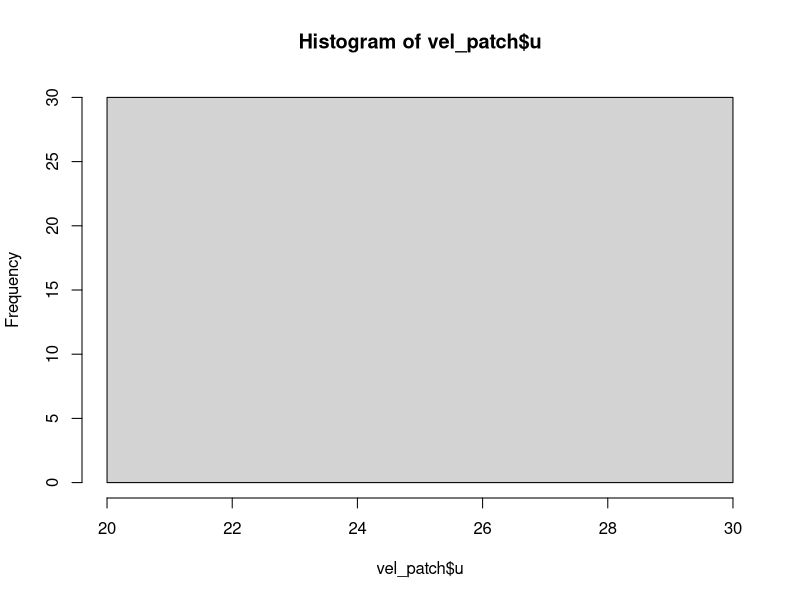
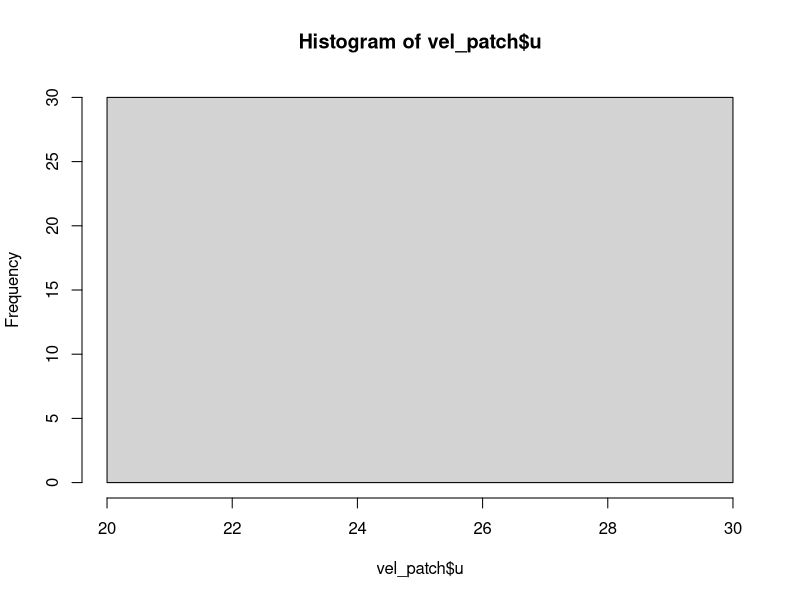
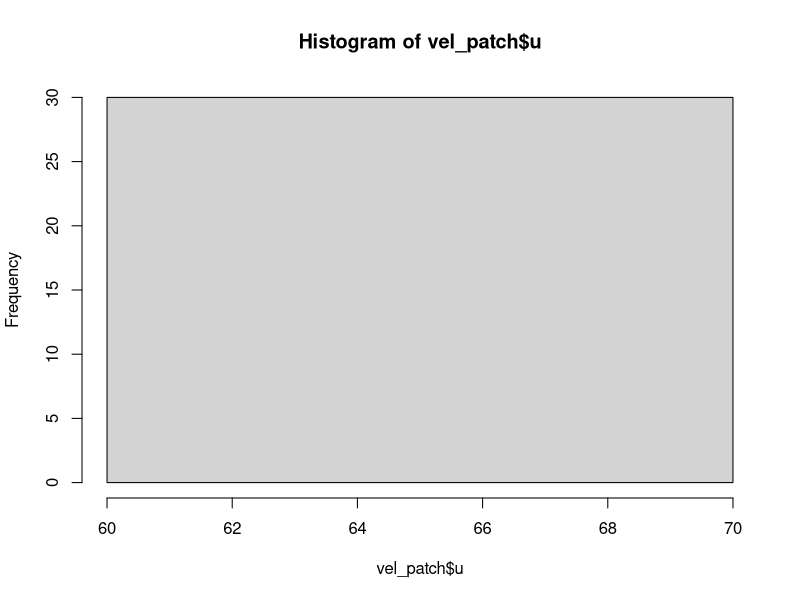
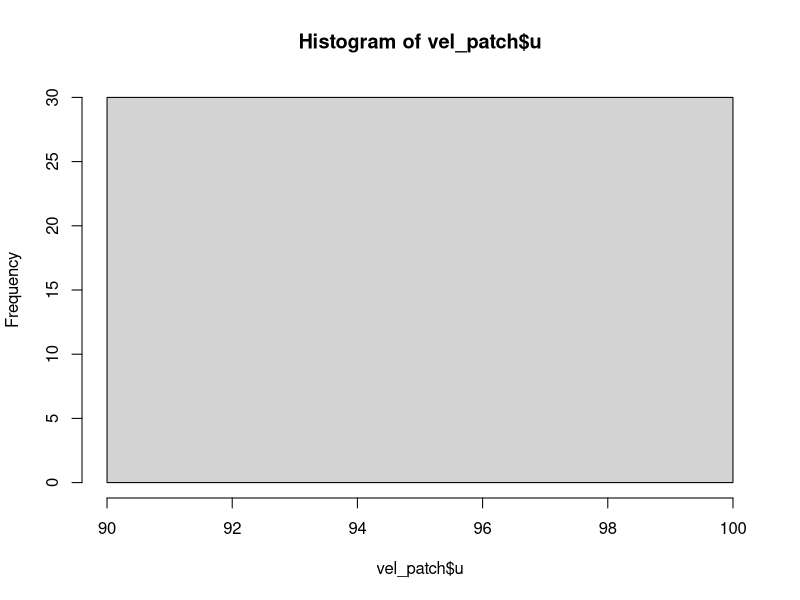
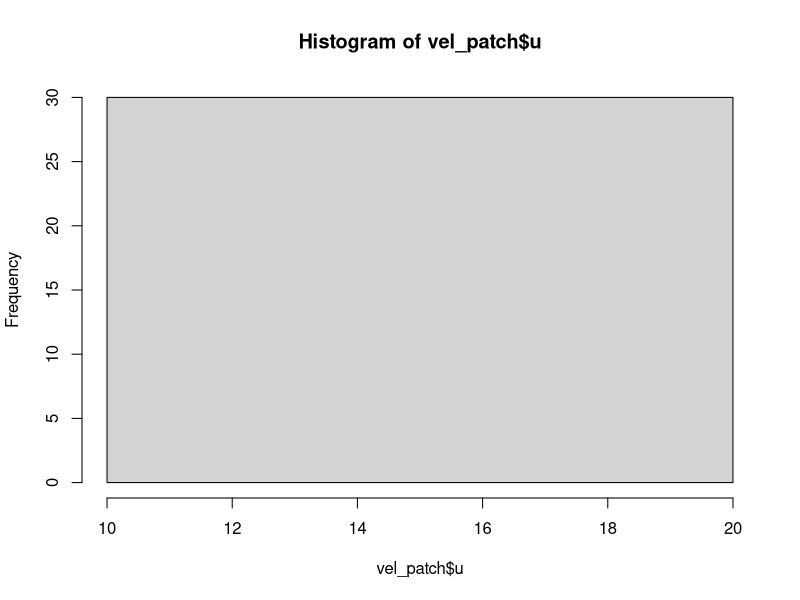
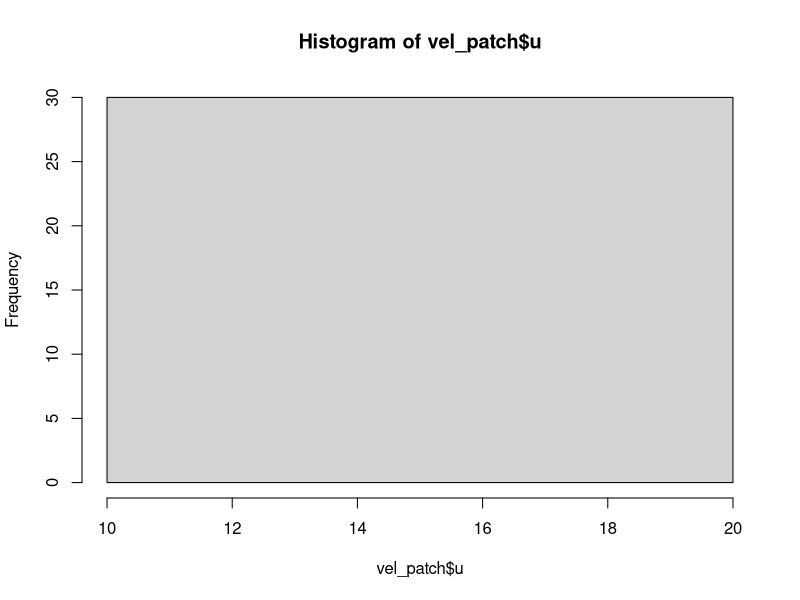
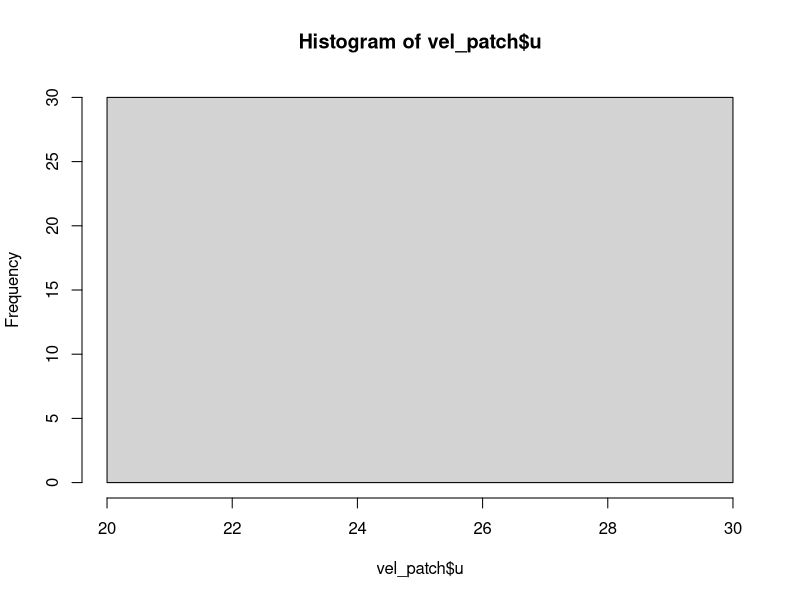
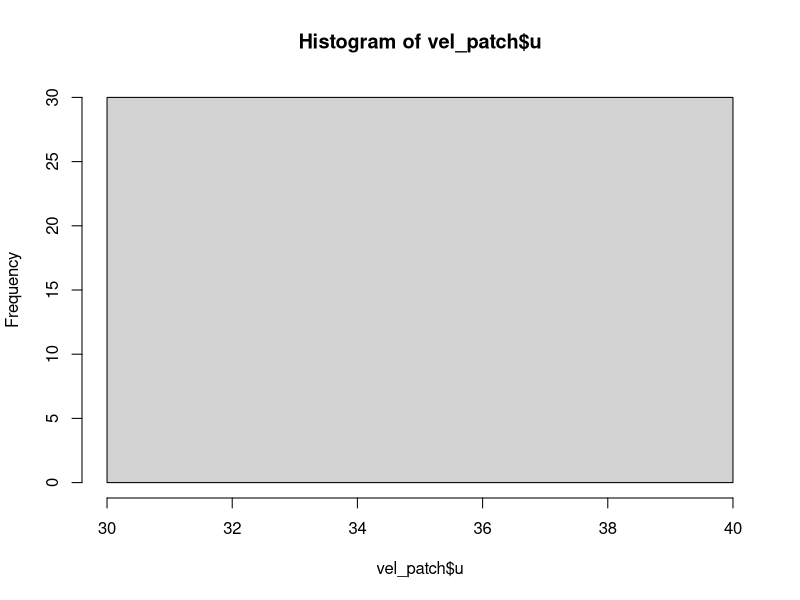

R code for these plots, in order: (Note: this script raises an error after producing the figures.)
## ---- chunk 1
library(dplyr)
## ---- chunk 2

weight_u<-list()
weight_U<-list()
## ---- chunk 3
weight_u<-list()
weight_U<-list()
for(i in 1:99){
m<-runif(1,min=log(10),max=log(100)) #ln of desired mean velocity
s<-runif(1,min=log(1),max=log(1))
l<-runif(1,min=1,max=1) #perc cover to low vel
h<-runif(1,min=1,max=1) #perc cover to high vel
#ln of desired sd velocity
vel_patch <- as.data.frame(rlnorm(30,meanlog = m, sdlog = s))
colnames(vel_patch)<- c("u") #velocity data  
hist(vel_patch$u)
data<- mutate(vel_patch, coverage = ifelse(u > 20, h, l)) #change accordingly
data$cover<- data$coverage/(sum(data$coverage)) #covergae data based on velocity   
data$U<- 1.463*((data$u)^0.4419) #uptake based on known power function
data$weight_U<-data$U*data$cover #weighted U based on variaton in velocity
weight_u[[i]]<-mean(data$u)
weight_U[[i]]<-sum(data$weight_U,na.rm = T)
}
weight_u<-as.data.frame(as.numeric(weight_u))
colnames(weight_u)<- c("u")
weight_U<-as.data.frame(as.numeric(weight_U))
colnames(weight_U)<- c("U")
plot(weight_u$u, weight_U$U,xlim=c(0,100))
hist(vel_patch$u)

## ---- chunk 4
weight_u<-list()
weight_U<-list()
for(i in 1:999){
m<-runif(1,min=0.05,max=0.5) #ln of desired mean velocity
s<-runif(1,min=0.01,max=0.2)
l<-runif(1,min=10,max=20) #perc cover to low vel
h<-runif(1,min=0.1,max=0.5) #perc cover to high vel
#ln of desired sd velocity
vel_patch <- as.data.frame(rnorm(30,mean = m, sd = s))
colnames(vel_patch)<- c("u") #velocity data
data<- mutate(vel_patch, coverage = ifelse(u > 0.1, h, l)) #change accordingly
data$cover<- data$coverage/(sum(data$coverage)) #covergae data based on velocity   
data$U<- 11.197*((data$u)^0.4419) #uptake based on known power function
data$weight_U<-data$U*data$cover #weighted U based on variaton in velocity
weight_u[[i]]<-mean(data$u)
weight_U[[i]]<-sum(data$weight_U,na.rm = T)
}
weight_U<-as.data.frame(as.numeric(weight_U))
colnames(weight_U)<- c("U")
weight_U$U<-weight_U$U/sum(weight_U$U)
plot(as.vector(weight_u),weight_U$U)

## ---- chunk 5
    data$U<- 11.197*((data$weight_u)^0.4419)
    data$firstU<-11.197*0.44419*((data$weight_u)^0.4419-1)
    data$secondU<- 11.197*0.4419*(0.4419-1)*((data$weight_u)^((0.4419-1)-1))
